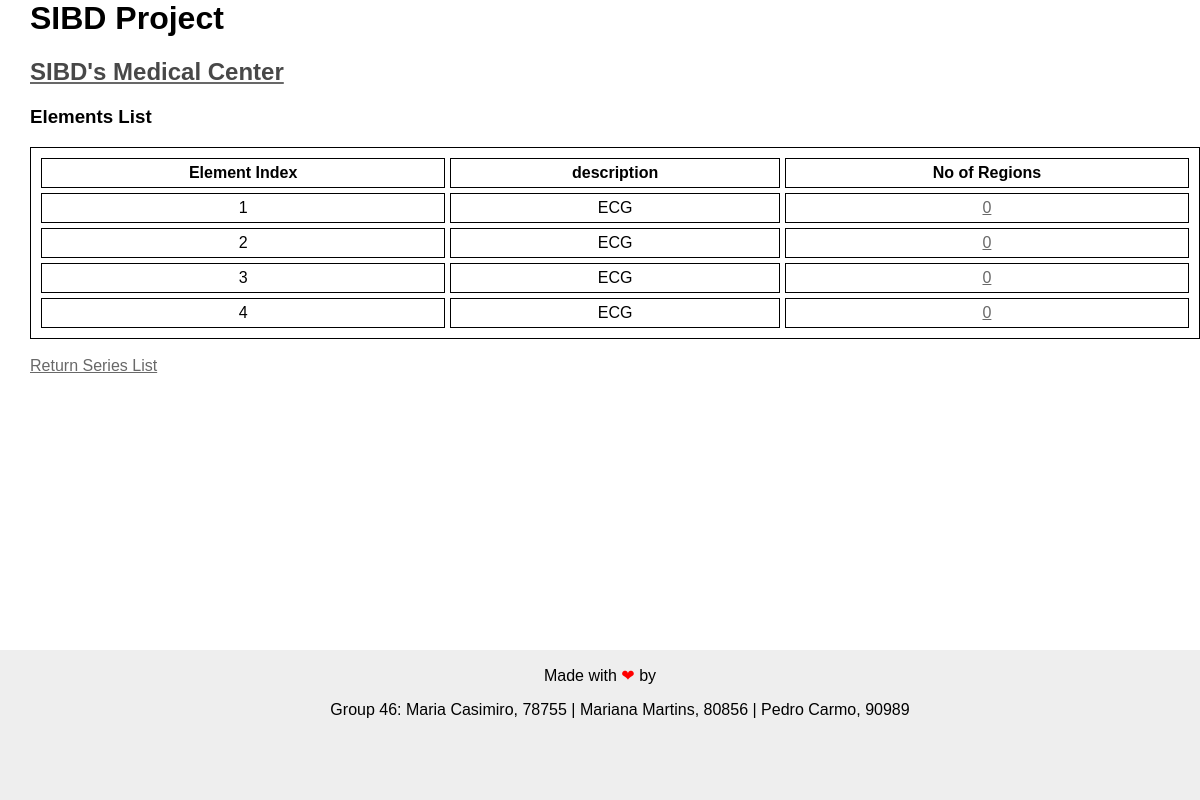
The app's page /region/elements.php?series_id=3 with its own data.
### tables this page shows
CREATE TABLE Element(
    series_id   integer,
    elem_index  integer,
    primary key(series_id, elem_index),
    foreign key(series_id) references Series(series_id)
);

### region/elements.php (the view, shortened to what this page needs)
<html>
    <head>
        <link rel="stylesheet" type="text/css" href="../css/style.css">
        <link rel="stylesheet" type="text/css" href="../css/table_style.css">
    </head>
    <body>
<?php include '../header.php';?>
<?php include '../database/db.php';?>
    	<h3>Elements List</h3>
<?php
	$r_number = $_SESSION['r_number'];
	$description = $_SESSION['description'];
	$s_id = $_GET['series_id'];
	$sql = "SELECT e.elem_index,s.description, count(r.x1) as n_regions
			FROM Series AS s
			NATURAL JOIN Element AS e
			LEFT OUTER JOIN Region AS r
			ON EXISTS(
				SELECT r2.x1
				FROM Element AS e2
				NATURAL JOIN Region AS r2
				WHERE r.x1 = r2.x1
				AND r.x2 = r2.x2
				AND r.y1 = r2.y1
				AND r.y2 = r2.y2
				AND e2.elem_index = e.elem_index
				AND e.series_id = e2.series_id)
			WHERE e.series_id = $s_id
			GROUP BY e.elem_index";
	$result = $connection->query($sql);
	echo("<table style=\"width:100%\">");
	echo("
		<tr>
			<th>Element Index</th>
			<th>description</th>
			<th>No of Regions</th>
		</tr>");
	foreach($result as $row){
	    $index = $row['elem_index'];
	    $description = $row['description'];
	    $count = $row['n_regions'];
		echo("
			<tr>
				<td>$index</td>
				<td>$description</td>
				<td><a href =\"regions.php?ind=$index\" >$count</a></td>
			</tr>");
	}
	echo("</table>");
 	echo("<br><a href = \"series.php?r_number=$r_number&description=$description\">Return Series List</a>");
?>
<?php include '../footer.php';?>
    </body>
</html>

### css/style.css (style rules this page uses)
html, body { font-family: Verdana, Geneva, sans-serif; margin: 0; padding: 0; height: 100%; }
a { color:#686868; text-decoration-color: #686868; }

### css/table_style.css (style rules this page uses)
table, th, td { border: 1px solid black; padding: 5px; text-align:center; }
table { border-spacing: 5px; }

### records on screen
element: elem_index "1", description "ECG", count "0"
element: elem_index "2", description "ECG", count "0"
element: elem_index "3", description "ECG", count "0"
element: elem_index "4", description "ECG", count "0"
